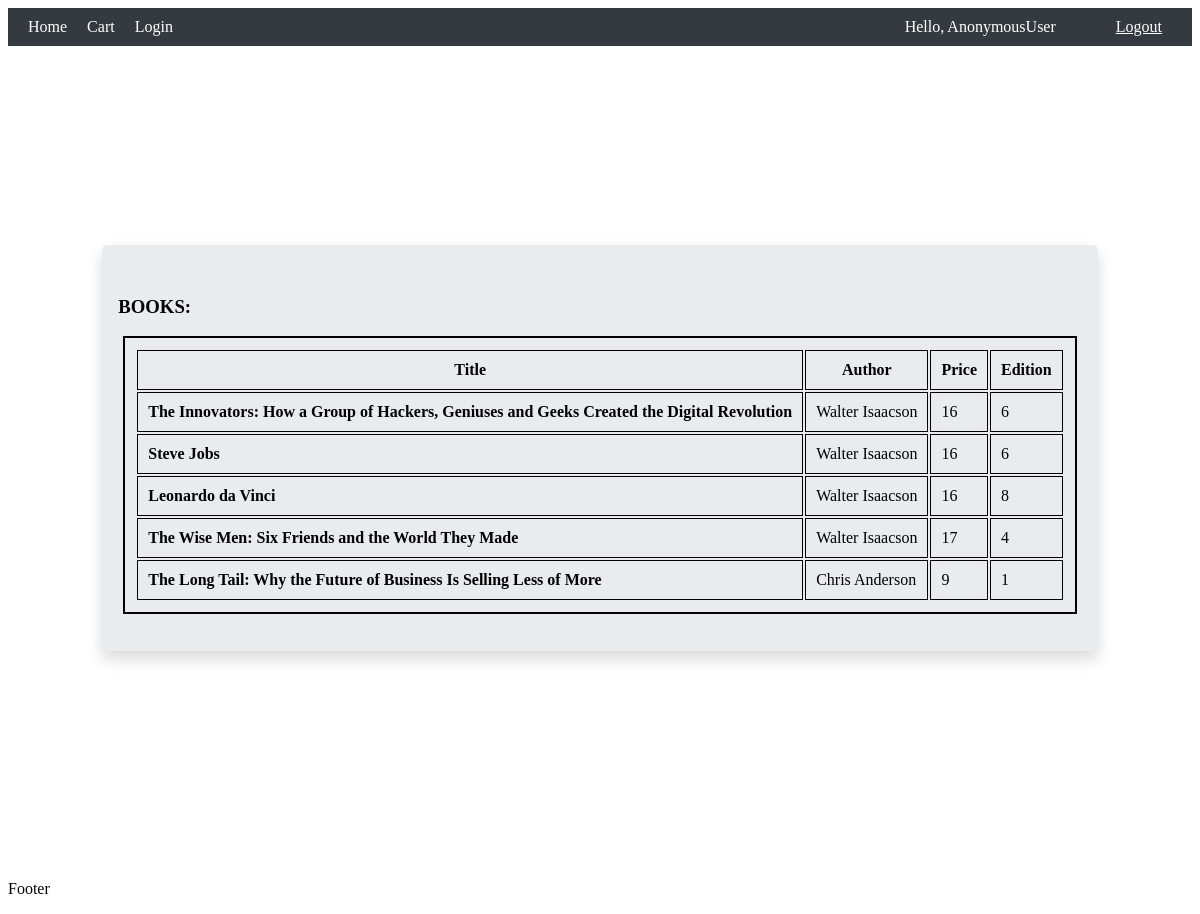
The page / on the database its author committed.
### book_store_arboleda/models.py (models this page shows, shortened)
class Book(models.Model):
    title=models.CharField(max_length=200,null=True)
    Author=models.CharField(max_length=200,null=True)
    Price=models.IntegerField()
    Edition=models.IntegerField()

### book_store_arboleda/views.py (the view)
# urls.py: path("", views.home, name="home"),
def home(request):
    books=Book.objects.all()
    context={'books':books}
    return render(request,'book_store_arboleda/home.html',context)

### book_store_arboleda/templates/book_store_arboleda/home.html (shortened to what this page needs)
{% extends "book_store_arboleda/base.html" %}
    {% load static %}
    {% block css %}
    <link rel="stylesheet" type="text/css" href="{% static 'css/book_store_arboleda/jumbotronHome.css' %}">
    {% endblock %}
{% block content %}
<br>
<div class="container">
    <div class="jumbotron">
        <div class="col-lg-10">
            <h3>BOOKS:</h3>
            <div class="card card-body">
                <table class="table-table-sm">
                    <tr>
                        <th>Title</th>
                        <th>Author</th>
                        <th>Price</th>
                        <th>Edition</th>
                    </tr>
                    {% for book in books %}
                    <tr>
                        <td><b>{{book.title}}</b> </td>
                        <td>{{book.Author}} </td>
                        <td>{{book.Price}} </td>
                        <td> {{book.Edition}} </td>
                    </tr>
                    {% endfor %}
                </table>
            </div>
        </div>
    </div>
</div>
{% endblock %}

### book_store_arboleda/templates/book_store_arboleda/base.html (shortened to what this page needs)
<!DOCTYPE html>
<html lang="en">
<head>
    {% load static %}
    {% block css %}{% endblock %}
</head>
<body>
    {% include 'book_store_arboleda/navbar.html' %}
    {% block content %}
    {% endblock %}
    <p>Footer</p>
</body>
</html>

### book_store_arboleda/templates/book_store_arboleda/navbar.html (shortened to what this page needs)
<!DOCTYPE html>
<html lang="en">
<head>
{% load static %}
{% block css %}
<link rel="stylesheet" type="text/css" href="{% static 'css/book_store_arboleda/navbar1.css' %}">
{% endblock %}
</head>
<body>
  {% block content %}
  <nav class="navbar">
    <ul>
      <li><a class="nav-link" href="{% url 'home' %}">Home</a></li>
      {% if request.user.is_staff %}
      <li><a class="nav-link" href="{% url 'addbook' %}">Add Books</a></li>
      {% else %}
      <li><a class="nav-link" href="{% url 'viewcart' %}">Cart</a></li>
      {% endif %}
      <li><a class="nav-link" href="{% url 'login' %}">Login</a></li>
    </ul>
    <div class="navbar-right">
      <span class="hello-msg">Hello, {{request.user}}</span>
      <span><a class="hello-msg" href="{% url 'logout' %}">Logout</a></span>
    </div>
  </nav>
  {% endblock %}
</body>
</html>

### static/css/book_store_arboleda/jumbotronHome.css (style rules this page uses)
.container { display: flex; align-items: center; justify-content: center; height: 100vh; }
.jumbotron { background-color: #e9ecef; padding: 2rem 1rem; margin-bottom: 2rem; border-radius: .3rem; box-shadow: 0 .5rem 1rem rgba(0,0,0,.15); }
table, th, td { border: 1px solid; padding: 10px; }
table { border: 2px solid; margin: 5px; }

### static/css/book_store_arboleda/navbar1.css (style rules this page uses)
.navbar { display: flex; justify-content: space-between; align-items: center; background-color: #343a40; padding: 10px; }
ul { display: flex; list-style: none; margin: 0; padding: 0; }
li { margin: 0 10px; }
.nav-link { text-decoration: none; color: #fff; }
.hello-msg { color: #fff; padding-right: 20px; margin-left: 20px; }
.navbar-right { justify-content: flex-end; display: flex; align-items: center; }
.navbar-right span { margin-left: 20px; }

### rows shown on the page
Book: title "The Innovators: How a Group of Hackers, Geniuses and Geeks Created the Digital Revolution", Author "Walter Isaacson", Price "16", Edition "6"
Book: title "Steve Jobs", Author "Walter Isaacson", Price "16", Edition "6"
Book: title "Leonardo da Vinci", Author "Walter Isaacson", Price "16", Edition "8"
Book: title "The Wise Men: Six Friends and the World They Made", Author "Walter Isaacson", Price "17", Edition "4"
Book: title "The Long Tail: Why the Future of Business Is Selling Less of More", Author "Chris Anderson", Price "9", Edition "1"

### other values the page prints
{{ request.user }} "AnonymousUser"
